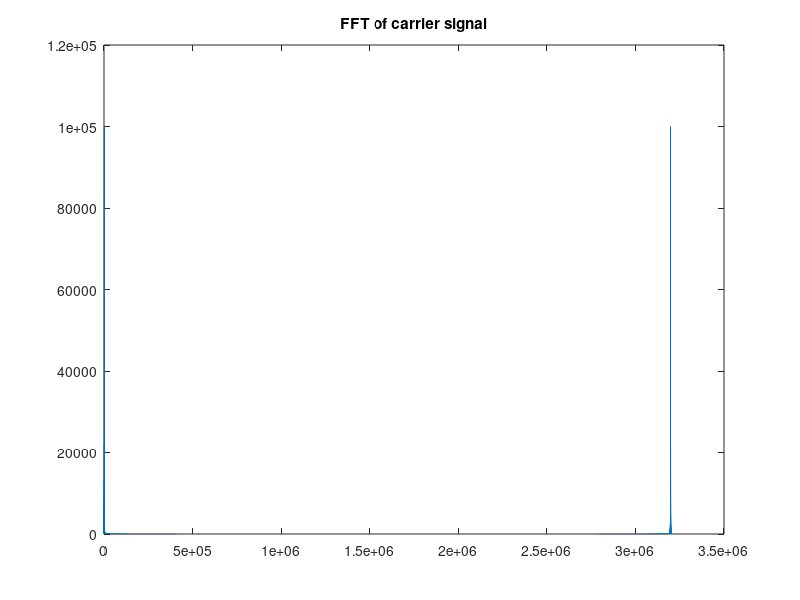
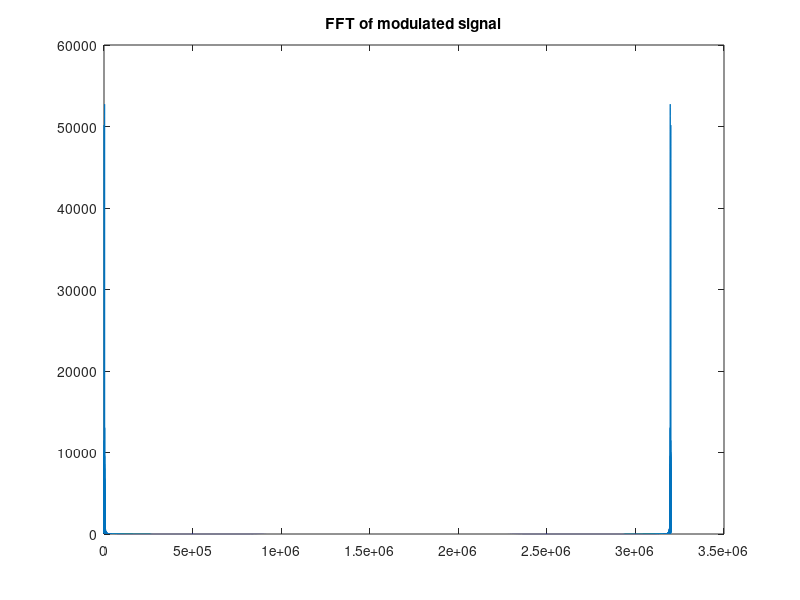
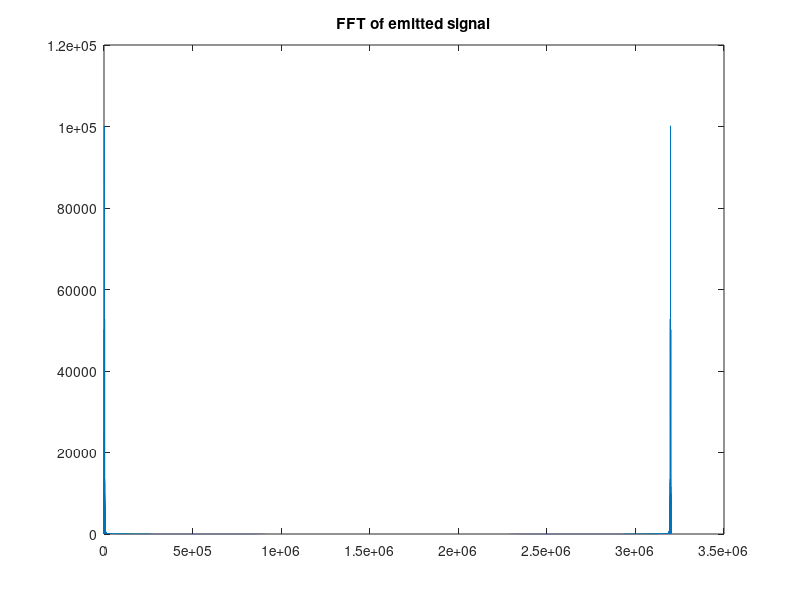
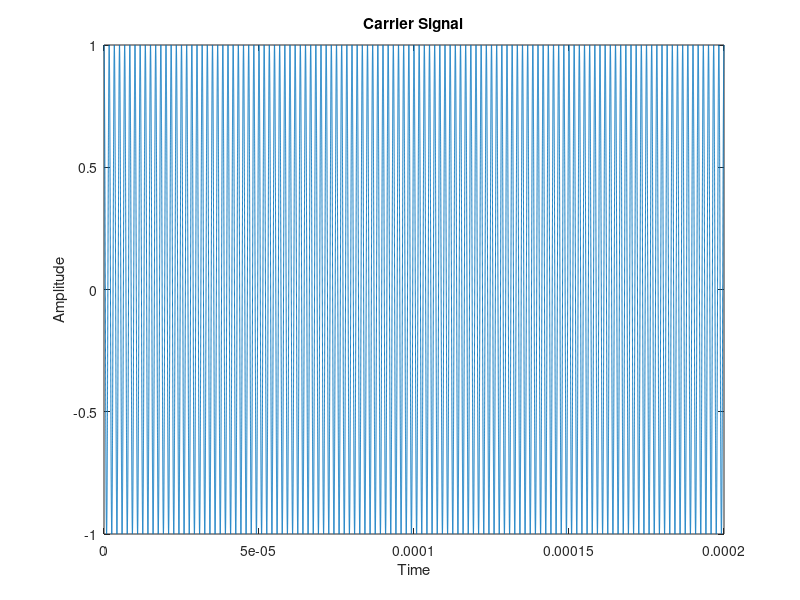

Recreate these plots in MATLAB, in order. (Note: this script raises an error after producing the figures.)
% Simulation for CyberAttk. Computer virus simulation signal modulation
close all;
clear;

%%% adjuste according to the actual situation %%%
%%%%%%%%%%%%%%%%%%%%%%%%%%%%%%%%%%%%%%%%%%%
fs=1000; % sampling frequecy
fc=120e9; % center freq: 120 GHz - THz radar transmitter
bitRate=1e6; % data rate: 1 Mbps
numBits=200; % number of binary digits
zeropad=16; % zero-padding
%%%%%%%%%%%%%%%%%%%%%%%%%%%%%%%%%%%%%%%%%%%

%% Step 1: Generate a random stream of computer code data to simulate a virus
% code data generation
data_binary=randi([0 1],1,numBits);  % generate random binary data
bitDuration=1/bitRate; % duration of each bit of data

%disp(code_data);

%% Step 2: Generate a carrier signal
% time vector
t=linspace(0,bitDuration*length(data_binary),length(data_binary)*fs);

% carrier signal
carrierSig=cos(2*pi*fc*t);

% FFT
FFTc=fft(carrierSig,length(carrierSig)*zeropad);
figure;
plot(abs(FFTc));
title('FFT of carrier signal')

%% Step 3: FSK modulation
modulatedSig=[];
for i = 1:length(data_binary)
    if data_binary(i) == 0
        modulatedSig=[modulatedSig cos(2*pi*(fc-bitRate/2)*t((i-1)*fs+1:i*fs))];
    else
        modulatedSig=[modulatedSig cos(2*pi*(fc+bitRate/2)*t((i-1)*fs+1:i*fs))];
    end
end

% FFT
FFTm=fft(modulatedSig,length(modulatedSig)*zeropad);
figure;
plot(abs(FFTm));
title('FFT of modulated signal')

% emitted signal generation
emittedSig=modulatedSig+carrierSig;

% FFT
FFTe=fft(emittedSig,length(emittedSig)*zeropad);
figure;
plot(abs(FFTe));
title('FFT of emitted signal')

%% Print figures...
figure;
plot(t,carrierSig);
xlabel('Time');
ylabel('Amplitude');
title('Carrier Signal');

figure;
plot(t,modulatedSig);
xlabel('Time');
ylabel('Amplitude');
title('Modulated Signal');

figure;
plot(t,emittedSig);
xlabel('Time');
ylabel('Amplitude');
title('Emitted Signal');

figure;
spectrogram(emittedSig,hann(256),250,1024,fs,'yaxis');
title('Spectrum');

